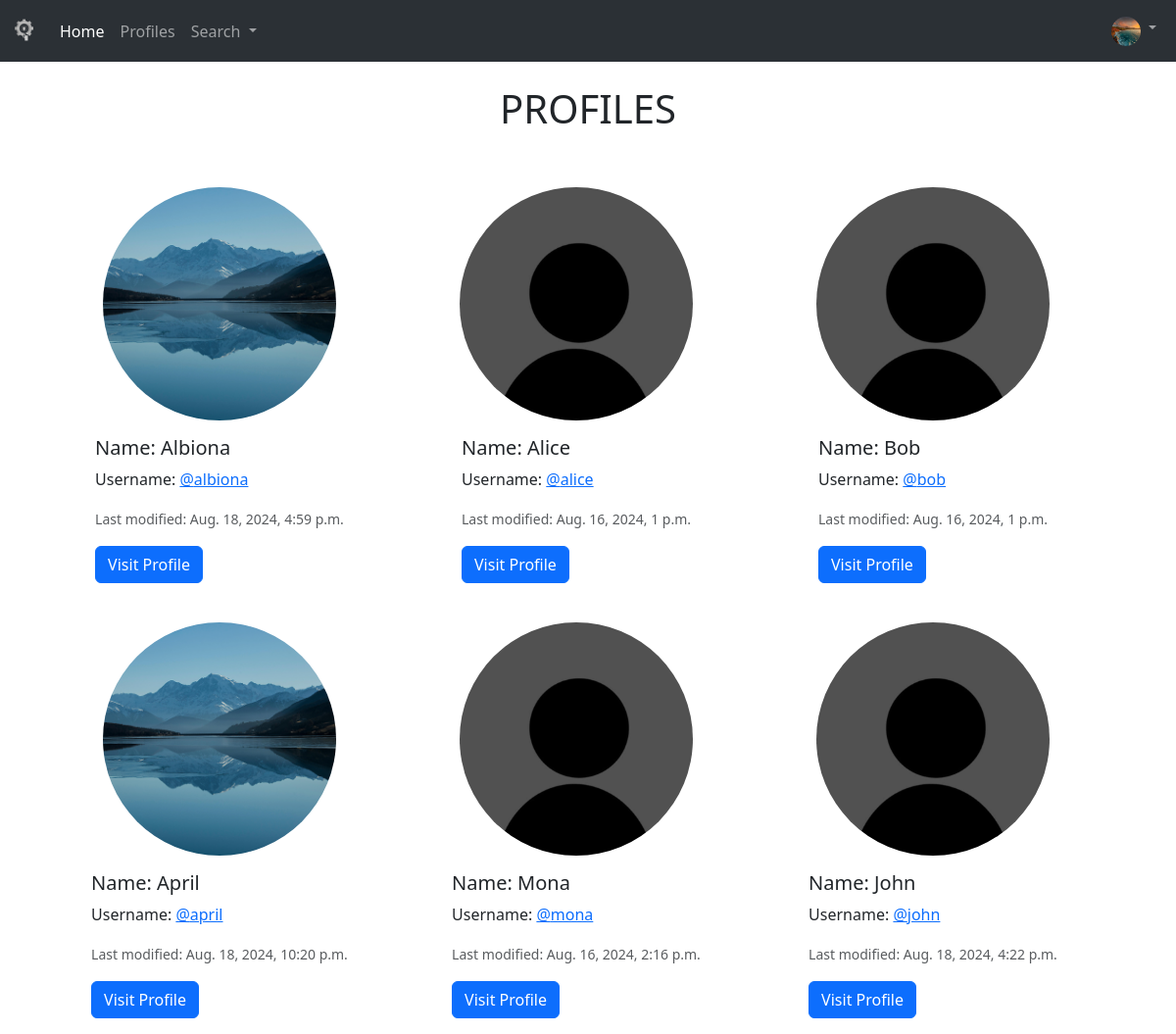
Page /profiles/ (signed in) on the earlier database version.
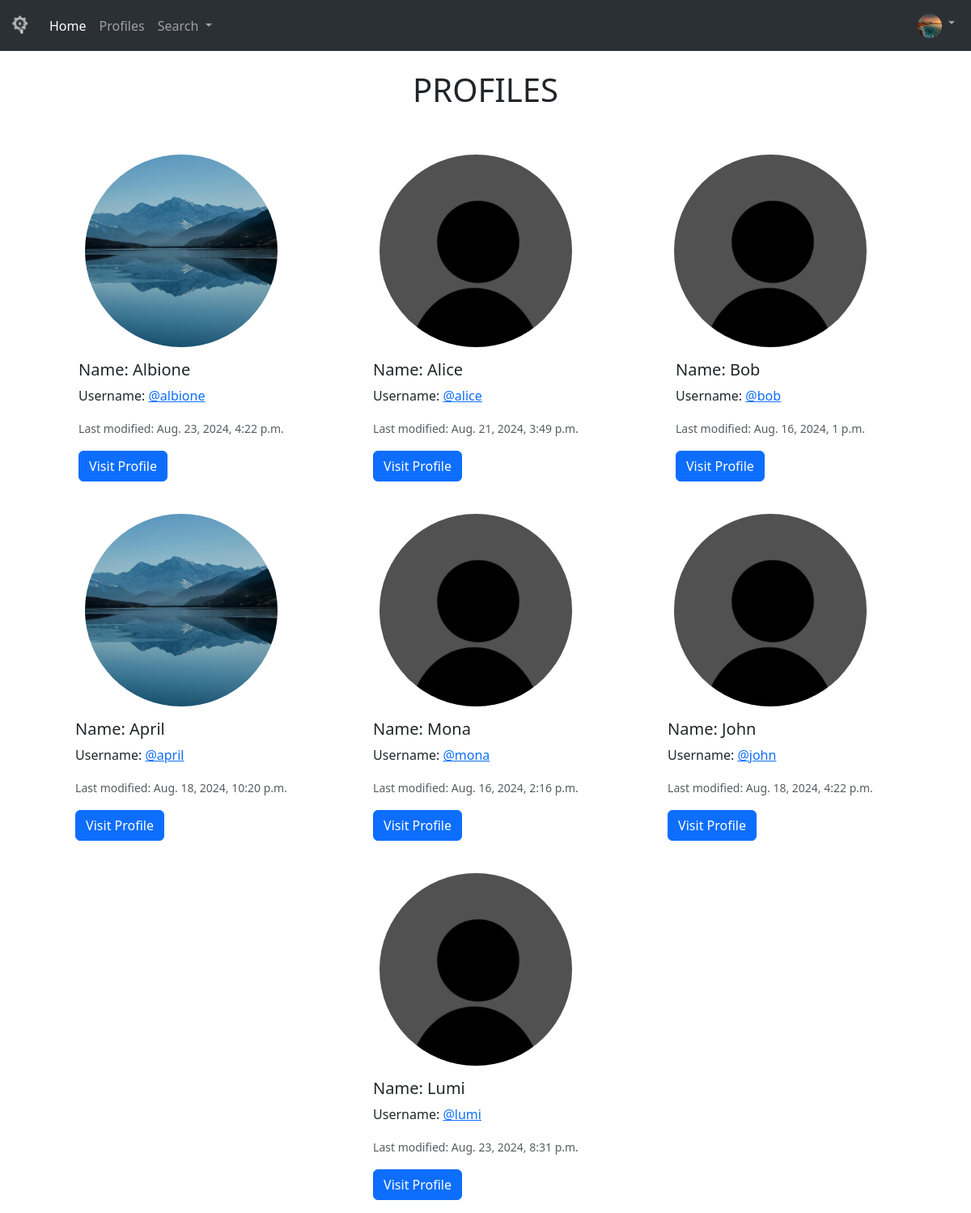
Same page on the later database version.
### social/models.py (models this page shows, shortened)
class Profile(models.Model):
    user = models.OneToOneField(User, on_delete=models.CASCADE) # if user is deleted, profile is deleted
    follows = models.ManyToManyField('self', related_name='followed_by', symmetrical=False, blank=True)
    date_modified = models.DateTimeField(User, auto_now=True)
    profile_picture = models.ImageField(null=True, blank=True, upload_to='img/')
    profile_bio = models.CharField(blank=True, null=True, max_length=300)
    facebook = models.CharField(blank=True, null=True, max_length=100)
    linkedin = models.CharField(blank=True, null=True, max_length=100)
    instagram = models.CharField(blank=True, null=True, max_length=100)
    homepage = models.CharField(blank=True, null=True, max_length=100)

### social/views.py (the view)
# urls.py: path('profiles/', views.profile_list, name='profiles'),
def profile_list(request):
    if request.user.is_authenticated:
        profiles = Profile.objects.exclude(user=request.user)
        return render(request, 'profile_list.html', {"profiles": profiles})
    else:
        messages.success(request, ('You must be logged in to view this page! Please login.'))
        return redirect('home')

### social/templates/profile_list.html
{% extends "base.html" %}
{% load static %}
{% block content %}
    <h1 class="text-center">PROFILES</h1>
    <br><br>
    {% if profiles %}
        <div class="container row row-cols-1 row-cols-md-3 g-4 align-items-center justify-content-center">
            {% for profile in profiles %}
                <div class="col">
                    <div class="card align-items-center justify-content-center no-border">
                        {% if profile.profile_picture %}
                            <img src="{{ profile.profile_picture.url }}" class="card-img-top img-fluid circle" alt="{{ profile.user.username }}">
                        {% else %}
                            <img src="{% static 'img/pfp.jpg' %}" class="card-img-top img-fluid circle" alt="{{ profile.user.username }}">
                        {% endif %}
                        <div class="card-body">
                            <h5 class="card-title">Name: {{ profile.user.username|capfirst }}</h5>
                            <p class="card-text">
                                Username: <a href="{% url 'profile' profile.user.id %}">@{{ profile.user.username|lower }}</a>
                            </p>
                            <p class="card-text">
                                <small class="text-body-secondary">Last modified: {{ profile.date_modified }}</small>
                            </p>
                            <a href="{% url 'profile' profile.user.id %}" class="btn btn-primary">Visit Profile</a>
                        </div>
                    </div>
                </div>
            {% endfor %}
        </div>
    {% else %}
        <p>There are no profiles.</p>
    {% endif %}
{% endblock %}

Differences in the rows shown:
changed Profile: user.username "Albiona" → "Albione"; user.username "albiona" → "albione"; date_modified "Aug. 18, 2024, 4:59 p.m." → "Aug. 23, 2024, 4:22 p.m."
changed Profile "Alice": date_modified "Aug. 16, 2024, 1 p.m." → "Aug. 21, 2024, 3:49 p.m."
added Profile: user.username "Lumi", user.username "lumi", date_modified "Aug. 23, 2024, 8:31 p.m."
